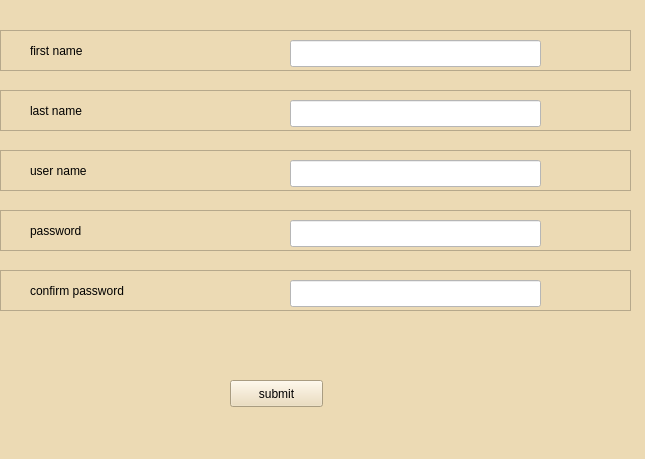
<?xml version="1.0" encoding="UTF-8"?>
<ui version="4.0">
 <class>bantersignup</class>
 <widget class="QMainWindow" name="bantersignup">
  <property name="geometry">
   <rect>
    <x>0</x>
    <y>0</y>
    <width>645</width>
    <height>459</height>
   </rect>
  </property>
  <property name="windowTitle">
   <string>bantersignup</string>
  </property>
  <property name="styleSheet">
   <string notr="true">background-color: rgb(236, 218, 180);</string>
  </property>
  <widget class="QWidget" name="centralwidget">
   <widget class="QFrame" name="frame">
    <property name="geometry">
     <rect>
      <x>0</x>
      <y>30</y>
      <width>631</width>
      <height>41</height>
     </rect>
    </property>
    <property name="frameShape">
     <enum>QFrame::StyledPanel</enum>
    </property>
    <property name="frameShadow">
     <enum>QFrame::Raised</enum>
    </property>
    <widget class="QLabel" name="label">
     <property name="geometry">
      <rect>
       <x>30</x>
       <y>10</y>
       <width>131</width>
       <height>21</height>
      </rect>
     </property>
     <property name="text">
      <string>first name</string>
     </property>
    </widget>
    <widget class="QLineEdit" name="firstname">
     <property name="geometry">
      <rect>
       <x>290</x>
       <y>10</y>
       <width>251</width>
       <height>27</height>
      </rect>
     </property>
     <property name="styleSheet">
      <string notr="true">background-color: rgb(255, 255, 255);</string>
     </property>
    </widget>
   </widget>
   <widget class="QFrame" name="frame_2">
    <property name="geometry">
     <rect>
      <x>0</x>
      <y>90</y>
      <width>631</width>
      <height>41</height>
     </rect>
    </property>
    <property name="frameShape">
     <enum>QFrame::StyledPanel</enum>
    </property>
    <property name="frameShadow">
     <enum>QFrame::Raised</enum>
    </property>
    <widget class="QLabel" name="label_2">
     <property name="geometry">
      <rect>
       <x>30</x>
       <y>10</y>
       <width>131</width>
       <height>21</height>
      </rect>
     </property>
     <property name="text">
      <string>last name</string>
     </property>
    </widget>
    <widget class="QLineEdit" name="lastname">
     <property name="geometry">
      <rect>
       <x>290</x>
       <y>10</y>
       <width>251</width>
       <height>27</height>
      </rect>
     </property>
     <property name="styleSheet">
      <string notr="true">background-color: rgb(255, 255, 255);</string>
     </property>
    </widget>
   </widget>
   <widget class="QFrame" name="frame_3">
    <property name="geometry">
     <rect>
      <x>0</x>
      <y>150</y>
      <width>631</width>
      <height>41</height>
     </rect>
    </property>
    <property name="frameShape">
     <enum>QFrame::StyledPanel</enum>
    </property>
    <property name="frameShadow">
     <enum>QFrame::Raised</enum>
    </property>
    <widget class="QLabel" name="label_3">
     <property name="geometry">
      <rect>
       <x>30</x>
       <y>10</y>
       <width>131</width>
       <height>21</height>
      </rect>
     </property>
     <property name="text">
      <string>user name</string>
     </property>
    </widget>
    <widget class="QFrame" name="frame_8">
     <property name="geometry">
      <rect>
       <x>0</x>
       <y>60</y>
       <width>631</width>
       <height>41</height>
      </rect>
     </property>
     <property name="frameShape">
      <enum>QFrame::StyledPanel</enum>
     </property>
     <property name="frameShadow">
      <enum>QFrame::Raised</enum>
     </property>
     <widget class="QLabel" name="label_4">
      <property name="geometry">
       <rect>
        <x>30</x>
        <y>10</y>
        <width>131</width>
        <height>21</height>
       </rect>
      </property>
      <property name="text">
       <string>TextLabel</string>
      </property>
     </widget>
    </widget>
    <widget class="QLineEdit" name="uname">
     <property name="geometry">
      <rect>
       <x>290</x>
       <y>10</y>
       <width>251</width>
       <height>27</height>
      </rect>
     </property>
     <property name="styleSheet">
      <string notr="true">background-color: rgb(255, 255, 255);</string>
     </property>
     <property name="echoMode">
      <enum>QLineEdit::Normal</enum>
     </property>
    </widget>
   </widget>
   <widget class="QFrame" name="frame_4">
    <property name="geometry">
     <rect>
      <x>0</x>
      <y>210</y>
      <width>631</width>
      <height>41</height>
     </rect>
    </property>
    <property name="frameShape">
     <enum>QFrame::StyledPanel</enum>
    </property>
    <property name="frameShadow">
     <enum>QFrame::Raised</enum>
    </property>
    <widget class="QLabel" name="label_5">
     <property name="geometry">
      <rect>
       <x>30</x>
       <y>10</y>
       <width>131</width>
       <height>21</height>
      </rect>
     </property>
     <property name="text">
      <string>password</string>
     </property>
    </widget>
    <widget class="QFrame" name="frame_9">
     <property name="geometry">
      <rect>
       <x>0</x>
       <y>60</y>
       <width>631</width>
       <height>41</height>
      </rect>
     </property>
     <property name="frameShape">
      <enum>QFrame::StyledPanel</enum>
     </property>
     <property name="frameShadow">
      <enum>QFrame::Raised</enum>
     </property>
     <widget class="QLabel" name="label_6">
      <property name="geometry">
       <rect>
        <x>30</x>
        <y>10</y>
        <width>131</width>
        <height>21</height>
       </rect>
      </property>
      <property name="text">
       <string>TextLabel</string>
      </property>
     </widget>
    </widget>
    <widget class="QLineEdit" name="pswwd">
     <property name="geometry">
      <rect>
       <x>290</x>
       <y>10</y>
       <width>251</width>
       <height>27</height>
      </rect>
     </property>
     <property name="styleSheet">
      <string notr="true">background-color: rgb(255, 255, 255);</string>
     </property>
     <property name="echoMode">
      <enum>QLineEdit::Password</enum>
     </property>
    </widget>
   </widget>
   <widget class="QFrame" name="frame_5">
    <property name="geometry">
     <rect>
      <x>0</x>
      <y>270</y>
      <width>631</width>
      <height>41</height>
     </rect>
    </property>
    <property name="frameShape">
     <enum>QFrame::StyledPanel</enum>
    </property>
    <property name="frameShadow">
     <enum>QFrame::Raised</enum>
    </property>
    <widget class="QLabel" name="label_7">
     <property name="geometry">
      <rect>
       <x>30</x>
       <y>10</y>
       <width>131</width>
       <height>21</height>
      </rect>
     </property>
     <property name="text">
      <string>confirm password</string>
     </property>
    </widget>
    <widget class="QFrame" name="frame_10">
     <property name="geometry">
      <rect>
       <x>10</x>
       <y>60</y>
       <width>631</width>
       <height>41</height>
      </rect>
     </property>
     <property name="frameShape">
      <enum>QFrame::StyledPanel</enum>
     </property>
     <property name="frameShadow">
      <enum>QFrame::Raised</enum>
     </property>
     <widget class="QLabel" name="label_8">
      <property name="geometry">
       <rect>
        <x>30</x>
        <y>10</y>
        <width>131</width>
        <height>21</height>
       </rect>
      </property>
      <property name="text">
       <string>TextLabel</string>
      </property>
     </widget>
    </widget>
    <widget class="QLineEdit" name="cpswwd">
     <property name="geometry">
      <rect>
       <x>290</x>
       <y>10</y>
       <width>251</width>
       <height>27</height>
      </rect>
     </property>
     <property name="styleSheet">
      <string notr="true">background-color: rgb(255, 255, 255);</string>
     </property>
     <property name="echoMode">
      <enum>QLineEdit::Password</enum>
     </property>
    </widget>
   </widget>
   <widget class="QPushButton" name="submitup">
    <property name="geometry">
     <rect>
      <x>230</x>
      <y>380</y>
      <width>93</width>
      <height>27</height>
     </rect>
    </property>
    <property name="text">
     <string>submit</string>
    </property>
   </widget>
  </widget>
  <widget class="QStatusBar" name="statusbar"/>
 </widget>
 <resources/>
 <connections>
  <connection>
   <sender>submitup</sender>
   <signal>clicked(bool)</signal>
   <receiver>bantersignup</receiver>
   <slot>update()</slot>
   <hints>
    <hint type="sourcelabel">
     <x>274</x>
     <y>395</y>
    </hint>
    <hint type="destinationlabel">
     <x>440</x>
     <y>412</y>
    </hint>
   </hints>
  </connection>
  <connection>
   <sender>cpswwd</sender>
   <signal>returnPressed()</signal>
   <receiver>submitup</receiver>
   <slot>update()</slot>
   <hints>
    <hint type="sourcelabel">
     <x>351</x>
     <y>296</y>
    </hint>
    <hint type="destinationlabel">
     <x>297</x>
     <y>387</y>
    </hint>
   </hints>
  </connection>
  <connection>
   <sender>submitup</sender>
   <signal>clicked()</signal>
   <receiver>bantersignup</receiver>
   <slot>close()</slot>
   <hints>
    <hint type="sourcelabel">
     <x>238</x>
     <y>382</y>
    </hint>
    <hint type="destinationlabel">
     <x>133</x>
     <y>343</y>
    </hint>
   </hints>
  </connection>
 </connections>
</ui>
